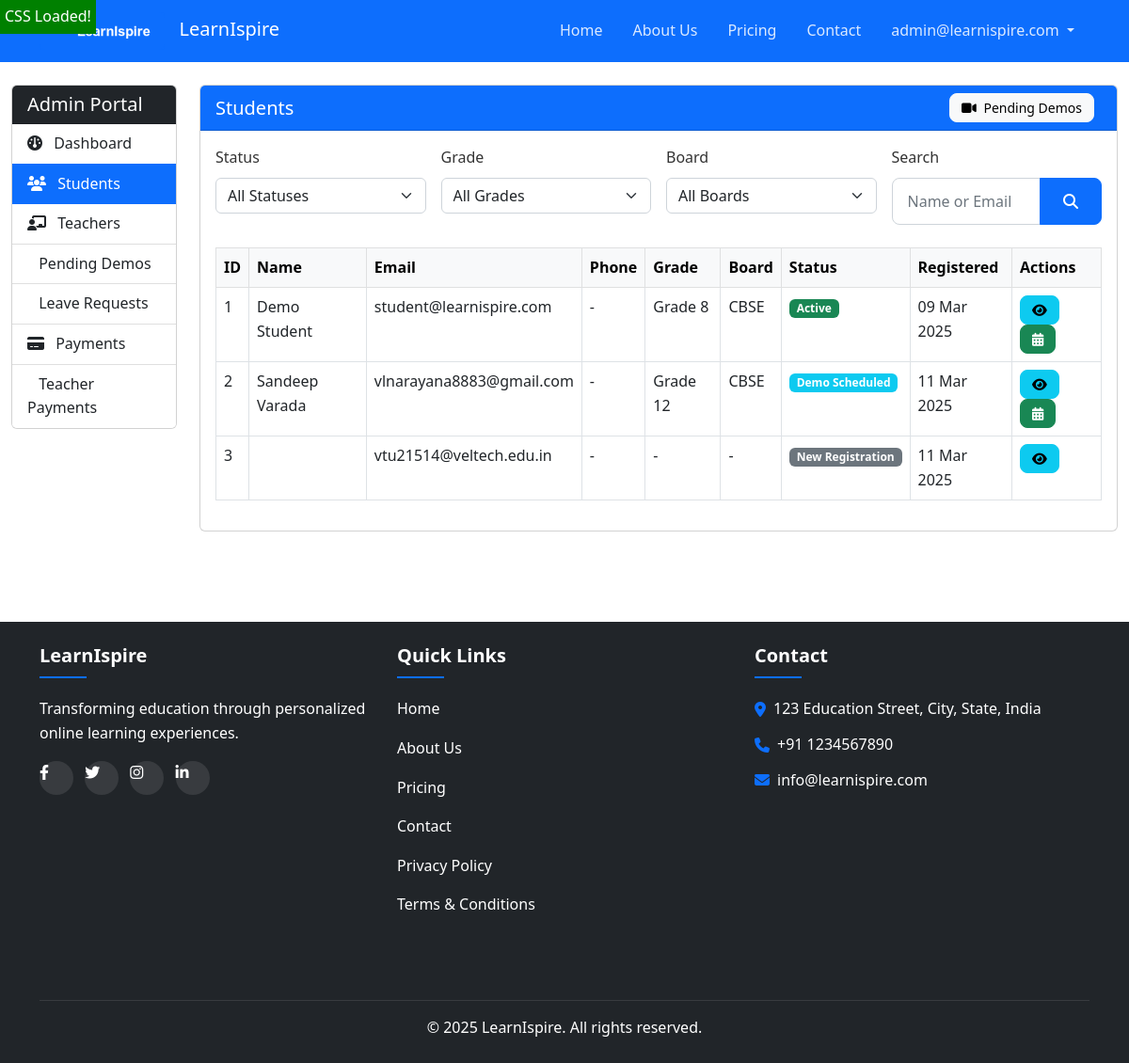
The page /admin-portal/students/ (signed in) on the database as committed earlier.
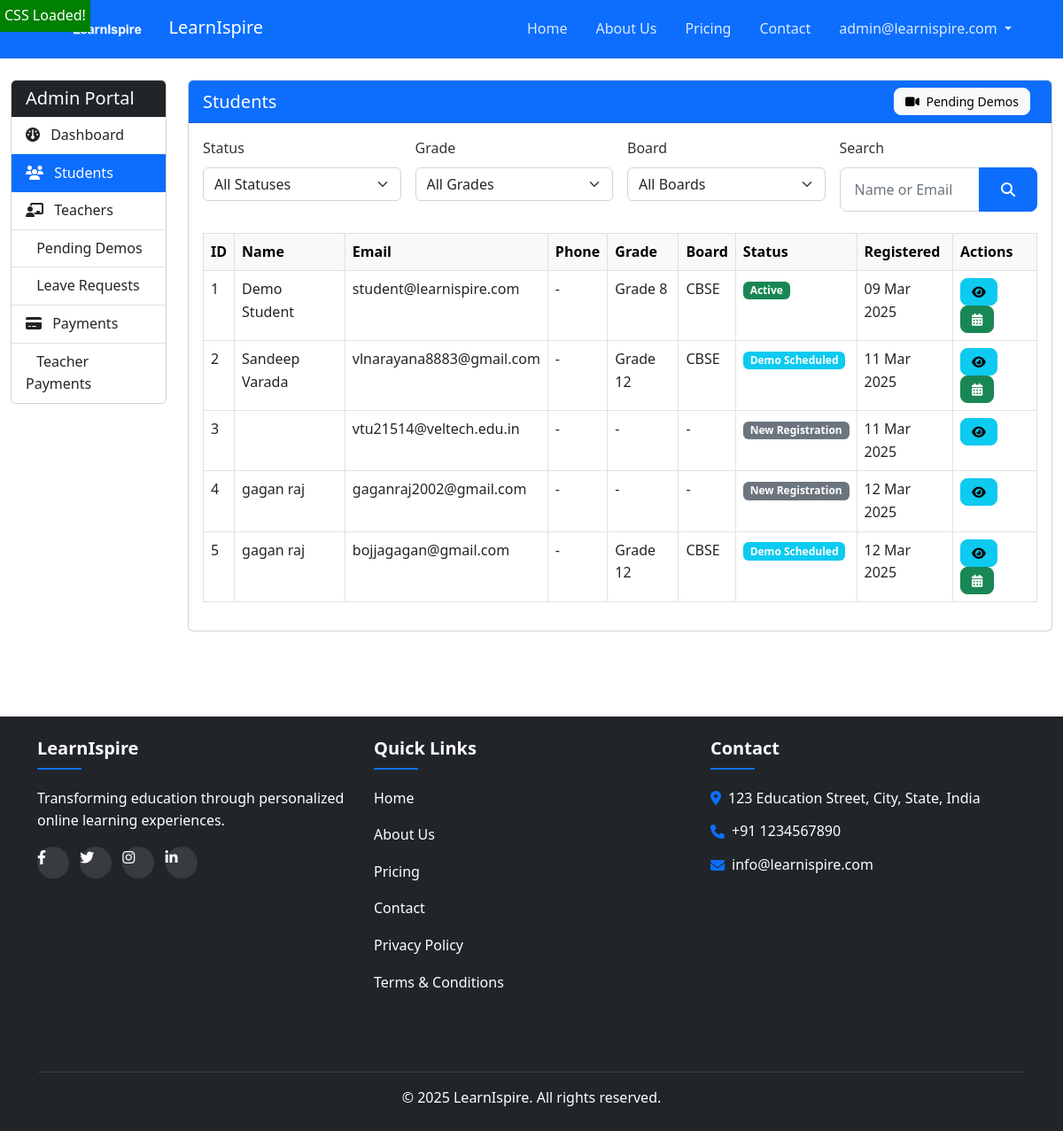
The same page on the database as committed later.
### accounts/models.py (models this page shows, shortened)
class CustomUser(AbstractUser):
    USER_ROLES = (
        ("student", "Student"),
        ("teacher", "Teacher"),
        ("admin", "Admin"),
    )
    email = models.EmailField(_("email address"), unique=True)
    phone_number = models.CharField(max_length=15, unique=False)
    is_phone_verified = models.BooleanField(default=False)
    role = models.CharField(max_length=10, choices=USER_ROLES, default="student")
    USERNAME_FIELD = "email"
    REQUIRED_FIELDS = ["username", "phone_number"]

class StudentProfile(models.Model):
    STUDENT_STATUS = (
        ("NEW", "New Registration"),
        ("PRICING_REQUESTED", "Pricing Requested"),
        ("AVAILABILITY_SET", "Availability Set"),
        ("DEMO_PENDING", "Demo Pending"),
        ("DEMO_SCHEDULED", "Demo Scheduled"),
        ("DEMO_ACCEPTED", "Demo Accepted"),
        ("ACTIVE", "Active"),
        ("INACTIVE", "Inactive"),
    )
    user = models.OneToOneField(
        CustomUser, on_delete=models.CASCADE, related_name="student_profile"
    )
    grade = models.ForeignKey(
        "common.Grade", on_delete=models.SET_NULL, null=True, related_name="students"
    )
    board = models.ForeignKey(
        "common.Board", on_delete=models.SET_NULL, null=True, related_name="students"
    )
    status = models.CharField(max_length=20, choices=STUDENT_STATUS, default="NEW")
    selected_subjects = models.ManyToManyField(
        "common.Subject", related_name="interested_students", blank=True
    )
    created_at = models.DateTimeField(auto_now_add=True)
    updated_at = models.DateTimeField(auto_now=True)

### common/models.py (models this page shows, shortened)
class Grade(models.Model):
    name = models.CharField(max_length=50)
    order = models.PositiveIntegerField(default=0)
    is_active = models.BooleanField(default=True)
    class Meta:
        ordering = ["order"]

class Board(models.Model):
    name = models.CharField(max_length=50)
    description = models.TextField(blank=True)
    is_active = models.BooleanField(default=True)
    class Meta:
        ordering = ["name"]

### admin_dashboard/views.py (the view)
# urls.py: path("students/", views.StudentListView.as_view(), name="students"),
class StudentListView(AdminAccessMixin, View):
    template_name = "admin_dashboard/student_list.html"
    def get(self, request):
        status = request.GET.get("status", "")
        grade = request.GET.get("grade", "")
        board = request.GET.get("board", "")
        search = request.GET.get("search", "")
        students = StudentProfile.objects.select_related("user", "grade", "board").all()
        if status:
            students = students.filter(status=status)
        if grade:
            students = students.filter(grade_id=grade)
        if board:
            students = students.filter(board_id=board)
        if search:
            students = students.filter(
                Q(user__first_name__icontains=search)
                | Q(user__last_name__icontains=search)
                | Q(user__email__icontains=search)
            )
        status_choices = StudentProfile.STUDENT_STATUS
        grades = Grade.objects.filter(is_active=True)
        boards = Board.objects.filter(is_active=True)
        context = {
            "students": students,
            "status_choices": status_choices,
            "grades": grades,
            "boards": boards,
            "current_status": status,
            "current_grade": grade,
            "current_board": board,
            "search": search,
        }
        return render(request, self.template_name, context)

### templates/admin_dashboard/student_list.html (shortened to what this page needs)
{% extends 'base.html' %}
{% load static %}
{% block content %}
<div class="container-fluid py-4">
    <div class="row">
        <div class="col-md-2">
            <div class="card mb-4">
                <div class="card-header bg-dark text-white">
                    <h5 class="mb-0">Admin Portal</h5>
                </div>
                <div class="list-group list-group-flush">
                    <a href="{% url 'admin_dashboard:home' %}" class="list-group-item list-group-item-action">
                        <i class="fa fa-dashboard me-2"></i> Dashboard
                    </a>
                    <a href="{% url 'admin_dashboard:students' %}" class="list-group-item list-group-item-action active">
                        <i class="fa fa-users me-2"></i> Students
                    </a>
                    <a href="{% url 'admin_dashboard:teachers' %}" class="list-group-item list-group-item-action">
                        <i class="fa fa-chalkboard-teacher me-2"></i> Teachers
                    </a>
                    <a href="{% url 'admin_dashboard:pending_demos' %}" class="list-group-item list-group-item-action">
                         Pending Demos
                    </a>
                    <a href="{% url 'admin_dashboard:leave_requests' %}" class="list-group-item list-group-item-action">
                         Leave Requests
                    </a>
                    <a href="{% url 'admin_dashboard:payments' %}" class="list-group-item list-group-item-action">
                        <i class="fa fa-credit-card me-2"></i> Payments
                    </a>
                    <a href="{% url 'admin_dashboard:teacher_earnings' %}" class="list-group-item list-group-item-action">
                         Teacher Payments
                    </a>
                </div>
            </div>
        </div>
        <div class="col-md-10">
            <div class="card mb-4">
                <div class="card-header bg-primary text-white d-flex justify-content-between align-items-center">
                    <h5 class="mb-0">Students</h5>
                    <div>
                        <a href="{% url 'admin_dashboard:pending_demos' %}" class="btn btn-sm btn-light me-2">
                            <i class="fas fa-video me-1"></i> Pending Demos
                        </a>
                    </div>
                </div>
                <div class="card-body">
                    <form method="get" class="mb-4">
                        <div class="row g-3">
                            <div class="col-md-3">
                                <label for="status" class="form-label">Status</label>
                                <select name="status" id="status" class="form-select">
                                    <option value="">All Statuses</option>
                                </select>
                            </div>
                            <div class="col-md-3">
                                <label for="grade" class="form-label">Grade</label>
                                <select name="grade" id="grade" class="form-select">
                                    <option value="">All Grades</option>
                                </select>
                            </div>
                            <div class="col-md-3">
                                <label for="board" class="form-label">Board</label>
                                <select name="board" id="board" class="form-select">
                                    <option value="">All Boards</option>
                                </select>
                            </div>
                            <div class="col-md-3">
                                <label for="search" class="form-label">Search</label>
                                <div class="input-group">
                                    <input type="text" name="search" id="search" class="form-control" placeholder="Name or Email" value="{{ search }}">
                                    <button type="submit" class="btn btn-primary">
                                        <i class="fas fa-search"></i>
                                    </button>
                                </div>
                            </div>
                        </div>
                    </form>
                    <div class="table-responsive">
                        <table class="table table-bordered table-hover">
                            <thead class="table-light">
                                <tr>
                                    <th>ID</th>
                                    <th>Name</th>
                                    <th>Email</th>
                                    <th>Phone</th>
                                    <th>Grade</th>
                                    <th>Board</th>
                                    <th>Status</th>
                                    <th>Registered</th>
                                    <th>Actions</th>
                                </tr>
                            </thead>
                            <tbody>
                                {% for student in students %}
                                    <tr>
                                        <td>{{ student.id }}</td>
                                        <td>{{ student.user.get_full_name }}</td>
                                        <td>{{ student.user.email }}</td>
                                        <td>{{ student.phone|default:"-" }}</td>
                                        <td>{{ student.grade.name|default:"-" }}</td>
                                        <td>{{ student.board.name|default:"-" }}</td>
                                        <td>
                                            <span class="badge bg-{% if student.status == 'ACTIVE' %}success{% elif student.status == 'DEMO_PENDING' %}warning{% elif student.status == 'NEW' %}secondary{% else %}info{% endif %}">
                                                {{ student.get_status_display }}
                                            </span>
                                        </td>
                                        <td>{{ student.created_at|date:"d M Y" }}</td>
                                        <td>
                                            <a href="{% url 'admin_dashboard:student_detail' student_id=student.id %}" class="btn btn-sm btn-info">
                                                <i class="fas fa-eye"></i>
                                            </a>
                                            {% if student.status == 'DEMO_PENDING' %}
                                                <a href="{% url 'admin_dashboard:schedule_demo' student_id=student.id %}" class="btn btn-sm btn-warning">
                                                    <i class="fas fa-calendar-plus"></i>
                                                </a>
                                            {% elif student.status == 'DEMO_SCHEDULED' or student.status == 'DEMO_ACCEPTED' or student.status == 'ACTIVE' %}
                                                <a href="{% url 'admin_dashboard:schedule_classes' student_id=student.id %}" class="btn btn-sm btn-success">
                                                    <i class="fas fa-calendar-alt"></i>
                                                </a>
                                            {% endif %}
                                        </td>
                                    </tr>
                                {% empty %}
                                    <tr>
                                        <td colspan="9" class="text-center">No students found matching the criteria.</td>
                                    </tr>
                                {% endfor %}
                            </tbody>
                        </table>
                    </div>
                </div>
            </div>
        </div>
    </div>
</div>
{% endblock %}

### templates/base.html (shortened to what this page needs)
<!DOCTYPE html>
<html lang="en">
<head>
    <link href="https://cdn.jsdelivr.net/npm/bootstrap@5.2.3/dist/css/bootstrap.min.css" rel="stylesheet">
    <link rel="stylesheet" href="https://cdnjs.cloudflare.com/ajax/libs/font-awesome/6.4.0/css/all.min.css">
    {% load static %}
    <link rel="stylesheet" href="{% static 'css/style.css' %}" type="text/css">
</head>
<body>
    <nav class="navbar navbar-expand-lg navbar-dark bg-primary">
        <div class="container">
            <a class="navbar-brand" href="{% url 'landing:home' %}">
                <img src="{% static 'images/logo.png' %}" alt="LearnIspire Logo" height="40" onerror="this.src='{% static 'images/logo-placeholder.png' %}'; this.onerror='';">
                LearnIspire
            </a>
            <div class="collapse navbar-collapse" id="navbarNav">
                <ul class="navbar-nav ms-auto">
                    <li class="nav-item">
                        <a class="nav-link" href="{% url 'landing:home' %}">Home</a>
                    </li>
                    <li class="nav-item">
                        <a class="nav-link" href="{% url 'landing:about' %}">About Us</a>
                    </li>
                    <li class="nav-item">
                        <a class="nav-link" href="{% url 'landing:pricing' %}">Pricing</a>
                    </li>
                    <li class="nav-item">
                        <a class="nav-link" href="{% url 'landing:contact' %}">Contact</a>
                    </li>
                    {% if user.is_authenticated %}
                        <li class="nav-item dropdown">
                            <a class="nav-link dropdown-toggle" href="#" id="navbarDropdown" role="button" data-bs-toggle="dropdown">
                                {{ user.first_name|default:user.email }}
                            </a>
                        </li>
                    {% endif %}
                </ul>
            </div>
        </div>
    </nav>
    <main>
        {% block content %}{% endblock %}
    </main>
    <footer class="bg-dark text-white py-4 mt-5">
        <div class="container">
            <div class="row">
                <div class="col-md-4 mb-3">
                    <h5>LearnIspire</h5>
                    <p>Transforming education through personalized online learning experiences.</p>
                    <div class="social-links">
                        <a href="#" class="text-white me-2"><i class="fab fa-facebook-f"></i></a>
                        <a href="#" class="text-white me-2"><i class="fab fa-twitter"></i></a>
                        <a href="#" class="text-white me-2"><i class="fab fa-instagram"></i></a>
                        <a href="#" class="text-white"><i class="fab fa-linkedin-in"></i></a>
                    </div>
                </div>
                <div class="col-md-4 mb-3">
                    <h5>Quick Links</h5>
                    <ul class="list-unstyled">
                        <li><a href="{% url 'landing:home' %}" class="text-white">Home</a></li>
                        <li><a href="{% url 'landing:about' %}" class="text-white">About Us</a></li>
                        <li><a href="{% url 'landing:pricing' %}" class="text-white">Pricing</a></li>
                        <li><a href="{% url 'landing:contact' %}" class="text-white">Contact</a></li>
                        <li><a href="{% url 'landing:privacy' %}" class="text-white">Privacy Policy</a></li>
                        <li><a href="{% url 'landing:terms' %}" class="text-white">Terms & Conditions</a></li>
                    </ul>
                </div>
                <div class="col-md-4 mb-3">
                    <h5>Contact</h5>
                    <address>
                        <p><i class="fas fa-map-marker-alt me-2"></i> 123 Education Street, City, State, India</p>
                        <p><i class="fas fa-phone me-2"></i> +91 1234567890</p>
                        <p><i class="fas fa-envelope me-2"></i> info@learnispire.com</p>
                    </address>
                </div>
            </div>
            <div class="row mt-3">
                <div class="col-12 text-center">
                    <hr>
                    <p class="mb-0">&copy; {% now "Y" %} LearnIspire. All rights reserved.</p>
                </div>
            </div>
        </div>
    </footer>
</body>
</html>

Rows that differ between the two databases and show on the page:
added StudentProfile: id "4", user.get_full_name "gagan raj", user.email "gaganraj2002@gmail.com", phone "-", grade.name "-", board.name "-", status "New Registration", created_at "12 Mar 2025"
added StudentProfile: id "5", user.get_full_name "gagan raj", user.email "bojjagagan@gmail.com", phone "-", grade.name "Grade 12", board.name "CBSE", status "Demo Scheduled", created_at "12 Mar 2025"
